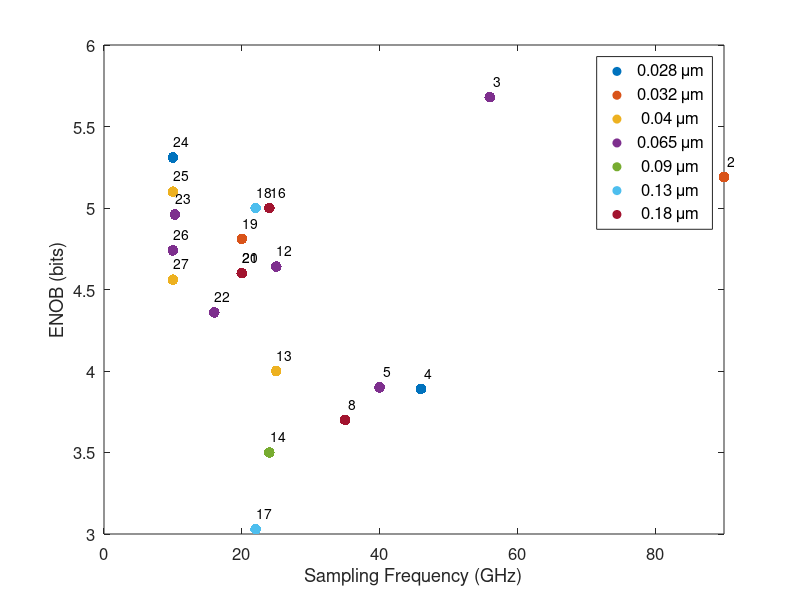
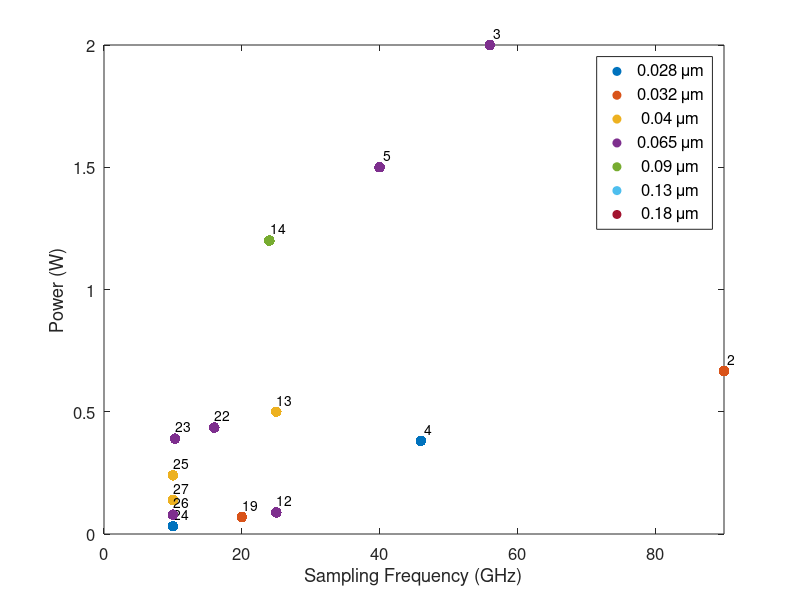

Write MATLAB code to recreate these figures, in order.
%% Plot ADC points
clear, clc, close all

fs = [90
56
46
40
40
40
35
35
35
35
25
25
24
24
24
22
22
20
20
20
16
10.3
10
10
10
10];

ENOB = [5.19
5.68
3.89
3.90
3.03
3.5
3.7
3.2
5
6
4.64
4.00
3.50
2.3
5
3.03
5
4.81
4.60
4.6
4.36
4.96
5.31
5.10
4.74
4.56];

P = [0.667
2
0.381
1.5
3.8
NaN
4.5
4.5
NaN
2
0.088
0.5
1.2
3.8
3.3
3
3
0.0695
10
9
0.435
0.39
0.032
0.24
0.079
0.139];

Tech = [0.032
0.065
0.028
0.065
NaN
NaN
0.18
NaN
NaN
NaN
0.065
0.04
0.09
NaN
0.18
0.13
0.13 
0.032
0.18
0.18
0.065
0.065
0.028
0.04
0.065
0.04];

class = sort(unique(Tech(~isnan(Tech))));

id = (2:length(fs)+1).';
idstr = num2str(id);
idcell = cellstr(idstr);
dx = 0.1; dy1 = 0.1; dy2 = 0.05; % displacement so the text does not overlay the data points
for k = 1:length(class)
    c = class(k);
    idx = ismember(Tech, c);
    f = fs(idx);
    yENOB = ENOB(idx);
    yP = P(idx);
    figure(1), hold on, box on
    h = scatter(f, yENOB, 60, 'filled');
    text(f+dx, yENOB + dy1, idcell(idx))
    hline1(k) = plot(-1, -1, 'o', 'Color', get(h, 'CData'), 'MarkerFaceColor', get(h, 'CData'));
    figure(2), hold on, box on
    scatter(f, yP, 60, 'filled');
    text(f+dx, yP + dy2, idcell(idx))
    hline2(k) = plot(-1, -1, 'o', 'Color', get(h, 'CData'), 'MarkerFaceColor', get(h, 'CData'));
end

classSTR = cellstr(num2str(class));
for k = 1:length(classSTR)
    classSTR{k} = [classSTR{k} ' \mum'];
end

figure(1)
xlabel('Sampling Frequency (GHz)', 'FontSize', 12)
ylabel('ENOB (bits)', 'FontSize', 12)
set(gca, 'FontSize', 12)
leg = legend(hline1, classSTR);
set(leg, 'FontSize', 12)
axis([0 90 3 6])

figure(2)
xlabel('Sampling Frequency (GHz)', 'FontSize', 12)
ylabel('Power (W)', 'FontSize', 12)
axis([0 90 0 2])
set(gca, 'FontSize', 12)
leg = legend(hline2, classSTR);
set(leg, 'FontSize', 12)




